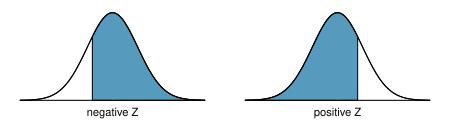

Generate this figure with R:
library(openintro)
data(COL)

GeneratePlot <- function(X, Y, label, start = -10, end = 10) {
  plot(X, Y,
       type = 'l',
       axes = FALSE,
       xlim = c(-3.4, 3.4))
  axis(1,
       at = c(-5, 0, 5),
       label = c(-5, label, 5),
       cex.axis = 0.7,
       tick = FALSE)
  these <- which(start < X & X < end)
  polygon(c(X[these[1]], X[these],X[rev(these)[1]]),
          c(0, Y[these], 0),
          col = COL[1])
  lines(X, Y)
  abline(h = 0)
  lines(c(0, 0),
        dnorm(0) * c(0.01, 0.99),
        col = COL[1],
        lty = 3)
}

X <- seq(-4, 4, 0.01)
Y <- dnorm(X)

myPDF('normalTails.pdf', 4.5, 1.3,
      mar = c(1.3, 1, 0.5, 1),
      mgp = c(3, -0.2, 0),
      mfrow = 1:2)
GeneratePlot(X, Y, "negative Z", -0.801, 10)
GeneratePlot(X, Y, "positive Z", -10, 0.801)
dev.off()



myPDF('normalTailLeft.pdf', 2.75, 1.05,
      mar = c(0.9, 1, 0.1, 3.05),
      mgp = c(3, -0.2, 0))
GeneratePlot(X, Y, "negative Z", -0.801, 10)
dev.off()


myPDF('normalTailRight.pdf', 2.75, 1.05,
      mar = c(0.9, 2.9, 0.1, 1),
      mgp = c(3, -0.2, 0))
GeneratePlot(X, Y, "positive Z", -10, 0.801)
dev.off()
